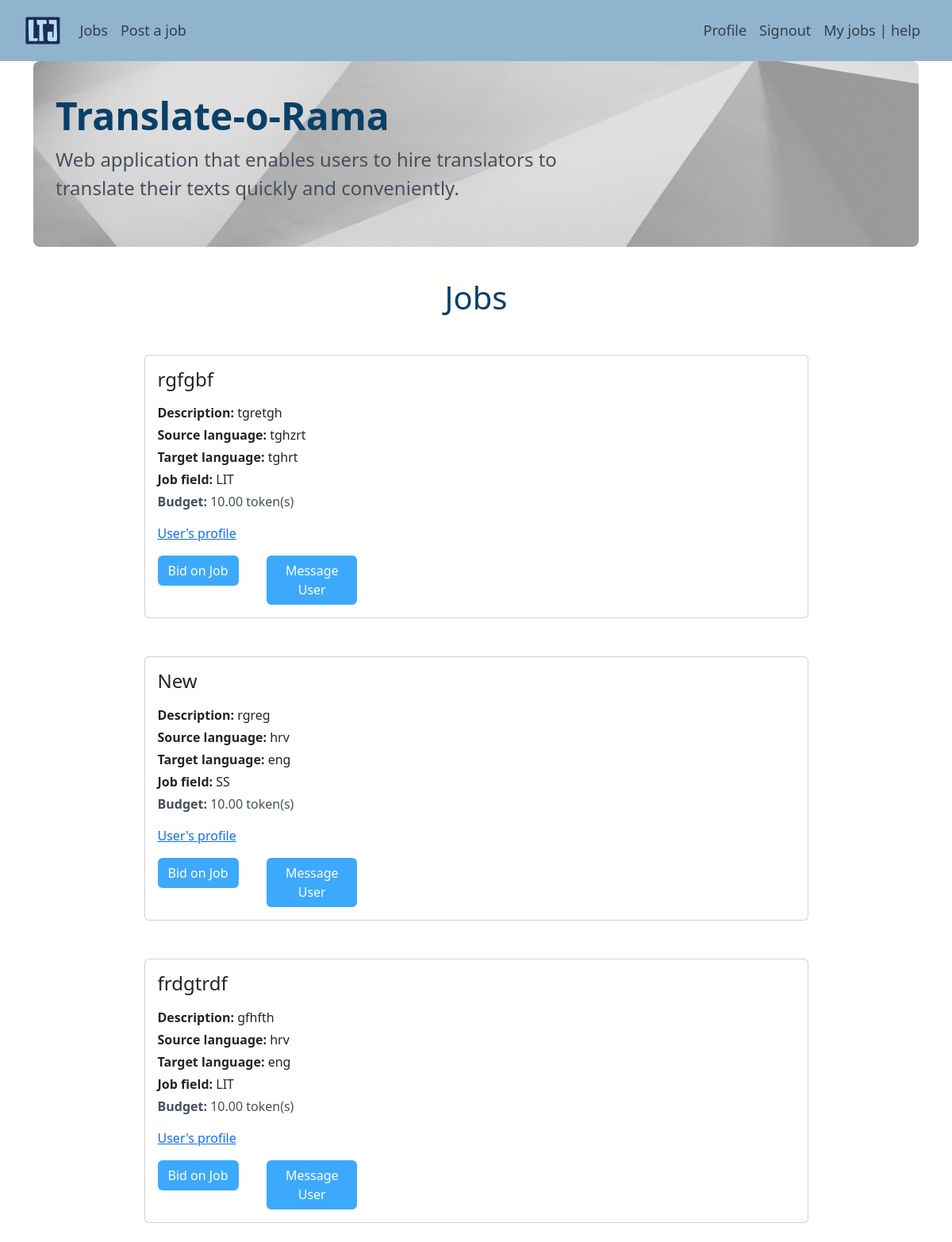
The app's page /jobs (signed in), older data.
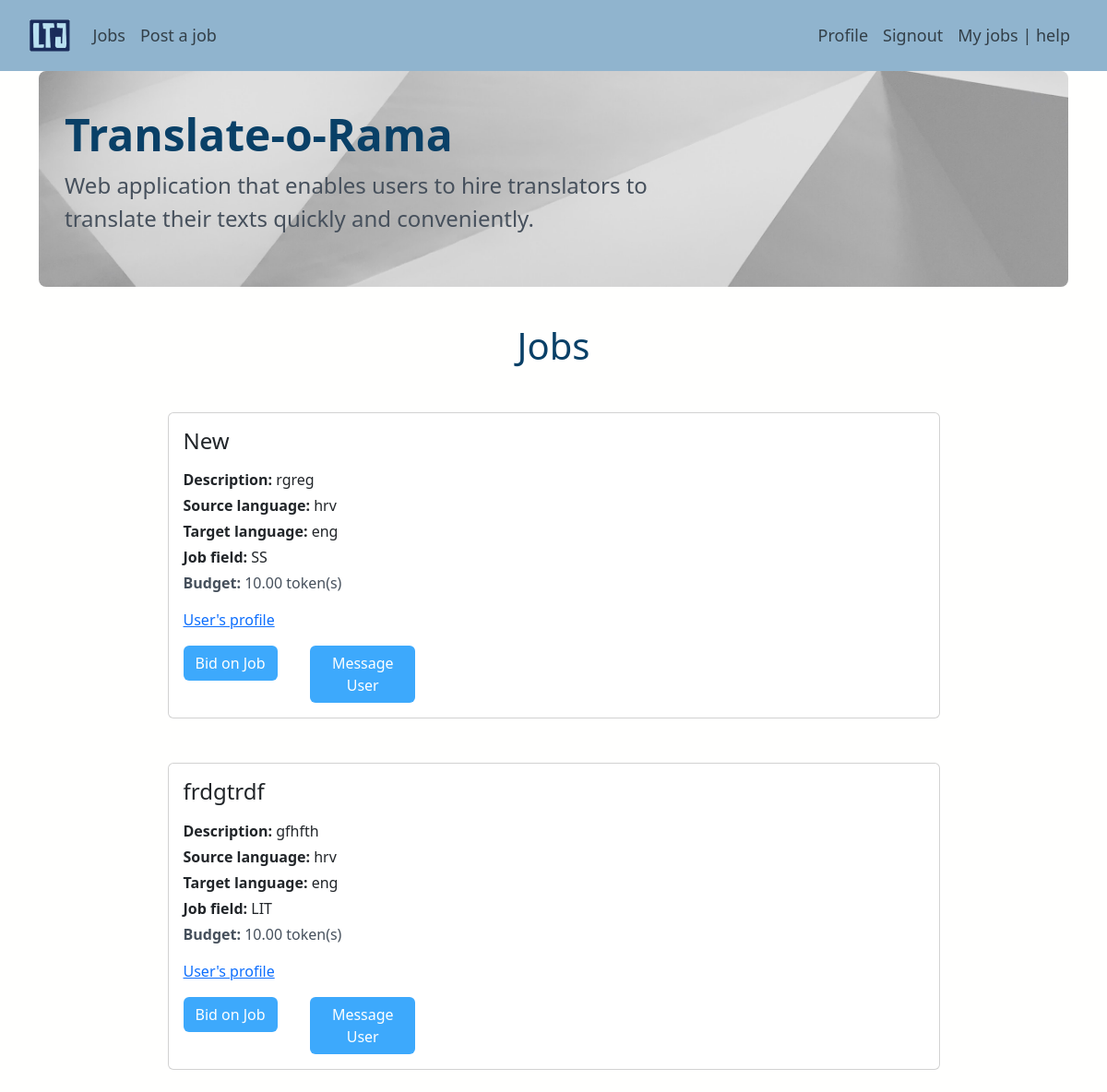
The same page, newer data.
### app/models.py (models this page shows, shortened)
class Job(models.Model):
    user = models.ForeignKey(User, on_delete=models.CASCADE, related_name="user")
    title = models.TextField(blank=False, unique=True)
    description = models.TextField(blank=False)
    source_language = models.TextField(blank=False)
    target_language = models.TextField(blank=False)
    job_field = models.CharField(
        max_length=4,
        choices=JobField.JOB_CHOICES,
        default=JobField.LITERATURE,
    )
    budget = models.DecimalField(max_digits=10, decimal_places=2, default=0.0)
    text = models.TextField(blank=False)
    is_assigned = models.BooleanField(default=False)
    is_completed = models.BooleanField(default=False)
    translator = models.ForeignKey(
        User,
        on_delete=models.SET_NULL,
        blank=True,
        null=True,
        related_name="set_as_translator_of_job",
    )
    translation = models.TextField(blank=True)

### app/views.py (the view)
# urls.py: path("jobs", views.jobs, name="jobs"),
def jobs(request):
    user = request.user
    jobs = Job.objects.all().filter(~Q(user=user), Q(is_assigned=False))
    context = {
        "user": user,
        "jobs": jobs,
    }
    return render(request, "app/jobs.html", context)

### app/templates/app/jobs.html
{% extends 'app/base.html' %}
{% block content %}
    <h1 class="text-center mb-5 mt-3">Jobs</h1>
    <div class="mb-4">
        {% for job in jobs %}
          {% include 'includes/unassigned_jobs.html' with job=job %}
        {% empty %}
          <div class="row">
            No jobs posted.
          </div>
        {% endfor %}
      </div>
{% endblock content %}

### app/templates/includes/unassigned_jobs.html (shortened to what this page needs)
  <div class="card mt-5 w-75 mx-auto">
    <div class="card-body ">
        <h4 class="card-title">{{ job.title }}</h4>
        <div class="card-subtitle mt-3"><b>Description:</b> {{ job.description }}</div>
        <div class="card-text mt-1"><b>Source language:</b>  {{ job.source_language }}</div>
        <div class="card-text mt-1"><b>Target language:</b>  {{ job.target_language }}</div>
        <div class="card-text mt-1"><b>Job field:</b>  {{ job.job_field }}</div>
        <p class="card-text mt-1"><b>Budget:</b>  {{ job.budget }} token(s)</p>
        <p class="card-text mt-1"><a href="{% url 'app:profile' job.user.id %}">User's profile</a></p>
        <div class="row">
            <form action="{% url 'app:jobs_bid' job.id %}" method="POST" class="col-2">
                <button type="submit" class="btn custom-btn">Bid on Job</button>
            </form>
            <form action="{% url 'app:message_user' job.id %}" method="POST" class="col-2">
                <button type="submit" class="btn custom-btn">Message User</a>
            </form>
        </div>
    </div>
  </div>

Row changes from the older to the newer data that the page shows:
no longer on this page (row edited): Job: title "rgfgbf", description "tgretgh", source_language "tghzrt", target_language "tghrt", job_field "LIT", budget "10.00"
